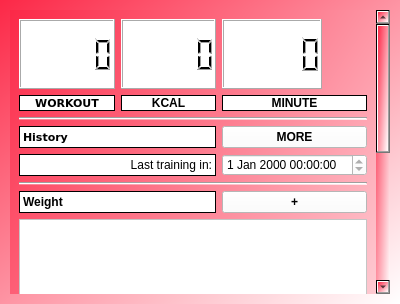
<?xml version="1.0" encoding="UTF-8"?>
<ui version="4.0">
 <class>Form</class>
 <widget class="QWidget" name="Form">
  <property name="geometry">
   <rect>
    <x>0</x>
    <y>0</y>
    <width>400</width>
    <height>304</height>
   </rect>
  </property>
  <property name="windowTitle">
   <string>Profile</string>
  </property>
  <property name="styleSheet">
   <string notr="true">background: qlineargradient(spread:pad, x1:0, y1:0, x2:1, y2:1, stop:0 rgba(252, 40, 71, 255), stop:1 rgba(255, 255, 255, 255));
font: 8pt &quot;Verdana&quot;;
</string>
  </property>
  <layout class="QGridLayout" name="gridLayout">
   <property name="leftMargin">
    <number>10</number>
   </property>
   <property name="topMargin">
    <number>10</number>
   </property>
   <property name="rightMargin">
    <number>10</number>
   </property>
   <property name="bottomMargin">
    <number>10</number>
   </property>
   <item row="0" column="0">
    <widget class="QScrollArea" name="profileInfo">
     <property name="maximumSize">
      <size>
       <width>16777215</width>
       <height>16777209</height>
      </size>
     </property>
     <property name="frameShape">
      <enum>QFrame::NoFrame</enum>
     </property>
     <property name="widgetResizable">
      <bool>true</bool>
     </property>
     <widget class="QWidget" name="scrollAreaWidgetContents">
      <property name="geometry">
       <rect>
        <x>0</x>
        <y>0</y>
        <width>363</width>
        <height>541</height>
       </rect>
      </property>
      <layout class="QGridLayout" name="gridLayout_2">
       <item row="10" column="0" colspan="3">
        <widget class="QGraphicsView" name="weightGraphics">
         <property name="minimumSize">
          <size>
           <width>0</width>
           <height>200</height>
          </size>
         </property>
         <property name="styleSheet">
          <string notr="true">background: white;</string>
         </property>
        </widget>
       </item>
       <item row="7" column="0" colspan="2">
        <widget class="QLabel" name="lastTrainingLabel">
         <property name="layoutDirection">
          <enum>Qt::LeftToRight</enum>
         </property>
         <property name="styleSheet">
          <string notr="true">background: white;</string>
         </property>
         <property name="locale">
          <locale language="Russian" country="Russia"/>
         </property>
         <property name="frameShape">
          <enum>QFrame::Box</enum>
         </property>
         <property name="midLineWidth">
          <number>0</number>
         </property>
         <property name="text">
          <string>Last training in:</string>
         </property>
         <property name="alignment">
          <set>Qt::AlignRight|Qt::AlignTrailing|Qt::AlignVCenter</set>
         </property>
        </widget>
       </item>
       <item row="12" column="1">
        <widget class="QDoubleSpinBox" name="heaviestWeightNumber">
         <property name="styleSheet">
          <string notr="true">background: white;</string>
         </property>
         <property name="frame">
          <bool>true</bool>
         </property>
         <property name="readOnly">
          <bool>true</bool>
         </property>
        </widget>
       </item>
       <item row="13" column="1">
        <widget class="QDoubleSpinBox" name="lighestWeightNumber">
         <property name="styleSheet">
          <string notr="true">background: white;</string>
         </property>
         <property name="wrapping">
          <bool>false</bool>
         </property>
         <property name="frame">
          <bool>true</bool>
         </property>
         <property name="readOnly">
          <bool>true</bool>
         </property>
        </widget>
       </item>
       <item row="9" column="0" colspan="2">
        <widget class="QLabel" name="weightLabel">
         <property name="styleSheet">
          <string notr="true">background: white;font-weight: bold;</string>
         </property>
         <property name="frameShape">
          <enum>QFrame::Box</enum>
         </property>
         <property name="text">
          <string>Weight</string>
         </property>
        </widget>
       </item>
       <item row="12" column="0">
        <widget class="QLabel" name="heaviestWeightLabel">
         <property name="styleSheet">
          <string notr="true">background: white;</string>
         </property>
         <property name="frameShape">
          <enum>QFrame::Box</enum>
         </property>
         <property name="text">
          <string>Heaviest</string>
         </property>
        </widget>
       </item>
       <item row="13" column="2">
        <widget class="QLabel" name="lighestWeightUnitLabel">
         <property name="styleSheet">
          <string notr="true">background: white;</string>
         </property>
         <property name="frameShape">
          <enum>QFrame::Box</enum>
         </property>
         <property name="text">
          <string>kg</string>
         </property>
        </widget>
       </item>
       <item row="12" column="2">
        <widget class="QLabel" name="heaviestWeightUnitLabel">
         <property name="styleSheet">
          <string notr="true">background: white;</string>
         </property>
         <property name="frameShape">
          <enum>QFrame::Box</enum>
         </property>
         <property name="text">
          <string>kg</string>
         </property>
        </widget>
       </item>
       <item row="13" column="0">
        <widget class="QLabel" name="lighestWeightLabel">
         <property name="styleSheet">
          <string notr="true">background: white;</string>
         </property>
         <property name="frameShape">
          <enum>QFrame::Box</enum>
         </property>
         <property name="text">
          <string>Lightest</string>
         </property>
        </widget>
       </item>
       <item row="11" column="1">
        <widget class="QDoubleSpinBox" name="currentWeightNumber">
         <property name="styleSheet">
          <string notr="true">background: white;</string>
         </property>
         <property name="frame">
          <bool>true</bool>
         </property>
         <property name="readOnly">
          <bool>true</bool>
         </property>
         <property name="buttonSymbols">
          <enum>QAbstractSpinBox::PlusMinus</enum>
         </property>
         <property name="specialValueText">
          <string/>
         </property>
        </widget>
       </item>
       <item row="9" column="2">
        <widget class="QPushButton" name="addWeightBtn">
         <property name="styleSheet">
          <string notr="true">background: white;font-weight: bold;</string>
         </property>
         <property name="text">
          <string>+</string>
         </property>
         <property name="checkable">
          <bool>false</bool>
         </property>
         <property name="autoDefault">
          <bool>false</bool>
         </property>
         <property name="default">
          <bool>false</bool>
         </property>
         <property name="flat">
          <bool>false</bool>
         </property>
        </widget>
       </item>
       <item row="6" column="0" colspan="2">
        <widget class="QLabel" name="historyLabel">
         <property name="font">
          <font>
           <family>Verdana</family>
           <pointsize>8</pointsize>
           <weight>75</weight>
           <italic>false</italic>
           <bold>true</bold>
          </font>
         </property>
         <property name="styleSheet">
          <string notr="true">background: white;font-weight: bold;</string>
         </property>
         <property name="frameShape">
          <enum>QFrame::Box</enum>
         </property>
         <property name="text">
          <string>History</string>
         </property>
         <property name="alignment">
          <set>Qt::AlignLeading|Qt::AlignLeft|Qt::AlignVCenter</set>
         </property>
        </widget>
       </item>
       <item row="8" column="0" colspan="3">
        <widget class="Line" name="line_2">
         <property name="orientation">
          <enum>Qt::Horizontal</enum>
         </property>
        </widget>
       </item>
       <item row="11" column="2">
        <widget class="QLabel" name="currentWeightUnitLabel">
         <property name="styleSheet">
          <string notr="true">background: white;</string>
         </property>
         <property name="frameShape">
          <enum>QFrame::Box</enum>
         </property>
         <property name="text">
          <string>kg</string>
         </property>
        </widget>
       </item>
       <item row="6" column="2">
        <widget class="QPushButton" name="showCalendarBtn">
         <property name="styleSheet">
          <string notr="true">background: white;font-weight: bold;</string>
         </property>
         <property name="text">
          <string>MORE</string>
         </property>
        </widget>
       </item>
       <item row="11" column="0">
        <widget class="QLabel" name="currentWeightLabel">
         <property name="styleSheet">
          <string notr="true">background: white;</string>
         </property>
         <property name="frameShape">
          <enum>QFrame::Box</enum>
         </property>
         <property name="text">
          <string>Current</string>
         </property>
        </widget>
       </item>
       <item row="7" column="2">
        <widget class="QDateTimeEdit" name="lastTrainingDateTime">
         <property name="styleSheet">
          <string notr="true">background: white;</string>
         </property>
         <property name="readOnly">
          <bool>true</bool>
         </property>
         <property name="timeSpec">
          <enum>Qt::LocalTime</enum>
         </property>
        </widget>
       </item>
       <item row="16" column="0">
        <widget class="QLabel" name="currentHeightLabel">
         <property name="styleSheet">
          <string notr="true">background: white;</string>
         </property>
         <property name="frameShape">
          <enum>QFrame::Box</enum>
         </property>
         <property name="text">
          <string>Current</string>
         </property>
        </widget>
       </item>
       <item row="16" column="2">
        <widget class="QLabel" name="currentHeightUnitLabel">
         <property name="styleSheet">
          <string notr="true">background: white;</string>
         </property>
         <property name="frameShape">
          <enum>QFrame::Box</enum>
         </property>
         <property name="text">
          <string>cm</string>
         </property>
        </widget>
       </item>
       <item row="14" column="0" colspan="3">
        <widget class="Line" name="line_3">
         <property name="orientation">
          <enum>Qt::Horizontal</enum>
         </property>
        </widget>
       </item>
       <item row="16" column="1">
        <widget class="QDoubleSpinBox" name="currentHeightNumber">
         <property name="styleSheet">
          <string notr="true">background: white;</string>
         </property>
         <property name="frame">
          <bool>true</bool>
         </property>
         <property name="readOnly">
          <bool>true</bool>
         </property>
        </widget>
       </item>
       <item row="15" column="0" colspan="3">
        <widget class="QLabel" name="heightLabel">
         <property name="styleSheet">
          <string notr="true">background: white;font-weight: bold;</string>
         </property>
         <property name="frameShape">
          <enum>QFrame::Box</enum>
         </property>
         <property name="text">
          <string>Height</string>
         </property>
        </widget>
       </item>
       <item row="0" column="1">
        <widget class="QLCDNumber" name="kcalCounter">
         <property name="maximumSize">
          <size>
           <width>100</width>
           <height>100</height>
          </size>
         </property>
         <property name="styleSheet">
          <string notr="true">background: white;</string>
         </property>
         <property name="frameShape">
          <enum>QFrame::Box</enum>
         </property>
        </widget>
       </item>
       <item row="1" column="0">
        <widget class="QLabel" name="workoutLabel">
         <property name="maximumSize">
          <size>
           <width>16777215</width>
           <height>50</height>
          </size>
         </property>
         <property name="font">
          <font>
           <family>Verdana</family>
           <pointsize>8</pointsize>
           <weight>75</weight>
           <italic>false</italic>
           <bold>true</bold>
          </font>
         </property>
         <property name="autoFillBackground">
          <bool>false</bool>
         </property>
         <property name="styleSheet">
          <string notr="true">background: white;
font-weight: bold;</string>
         </property>
         <property name="frameShape">
          <enum>QFrame::Box</enum>
         </property>
         <property name="lineWidth">
          <number>1</number>
         </property>
         <property name="text">
          <string>WORKOUT</string>
         </property>
         <property name="alignment">
          <set>Qt::AlignCenter</set>
         </property>
        </widget>
       </item>
       <item row="1" column="1">
        <widget class="QLabel" name="kcalLabel">
         <property name="maximumSize">
          <size>
           <width>16777215</width>
           <height>50</height>
          </size>
         </property>
         <property name="styleSheet">
          <string notr="true">background: white;font-weight: bold;</string>
         </property>
         <property name="frameShape">
          <enum>QFrame::Box</enum>
         </property>
         <property name="text">
          <string>KCAL</string>
         </property>
         <property name="alignment">
          <set>Qt::AlignCenter</set>
         </property>
        </widget>
       </item>
       <item row="0" column="0">
        <widget class="QLCDNumber" name="workoutCounter">
         <property name="minimumSize">
          <size>
           <width>70</width>
           <height>70</height>
          </size>
         </property>
         <property name="maximumSize">
          <size>
           <width>100</width>
           <height>100</height>
          </size>
         </property>
         <property name="styleSheet">
          <string notr="true">background: white;</string>
         </property>
         <property name="frameShape">
          <enum>QFrame::Box</enum>
         </property>
         <property name="mode">
          <enum>QLCDNumber::Dec</enum>
         </property>
         <property name="segmentStyle">
          <enum>QLCDNumber::Filled</enum>
         </property>
        </widget>
       </item>
       <item row="3" column="0" colspan="3">
        <widget class="Line" name="line">
         <property name="orientation">
          <enum>Qt::Horizontal</enum>
         </property>
        </widget>
       </item>
       <item row="1" column="2">
        <widget class="QLabel" name="minuteLabel">
         <property name="maximumSize">
          <size>
           <width>16777215</width>
           <height>50</height>
          </size>
         </property>
         <property name="styleSheet">
          <string notr="true">background: white;font-weight: bold;</string>
         </property>
         <property name="frameShape">
          <enum>QFrame::Box</enum>
         </property>
         <property name="text">
          <string>MINUTE</string>
         </property>
         <property name="alignment">
          <set>Qt::AlignCenter</set>
         </property>
        </widget>
       </item>
       <item row="0" column="2">
        <widget class="QLCDNumber" name="minuteCounter">
         <property name="maximumSize">
          <size>
           <width>100</width>
           <height>100</height>
          </size>
         </property>
         <property name="autoFillBackground">
          <bool>false</bool>
         </property>
         <property name="styleSheet">
          <string notr="true">background: white;</string>
         </property>
         <property name="frameShape">
          <enum>QFrame::Box</enum>
         </property>
        </widget>
       </item>
      </layout>
     </widget>
    </widget>
   </item>
  </layout>
 </widget>
 <resources/>
 <connections/>
</ui>
